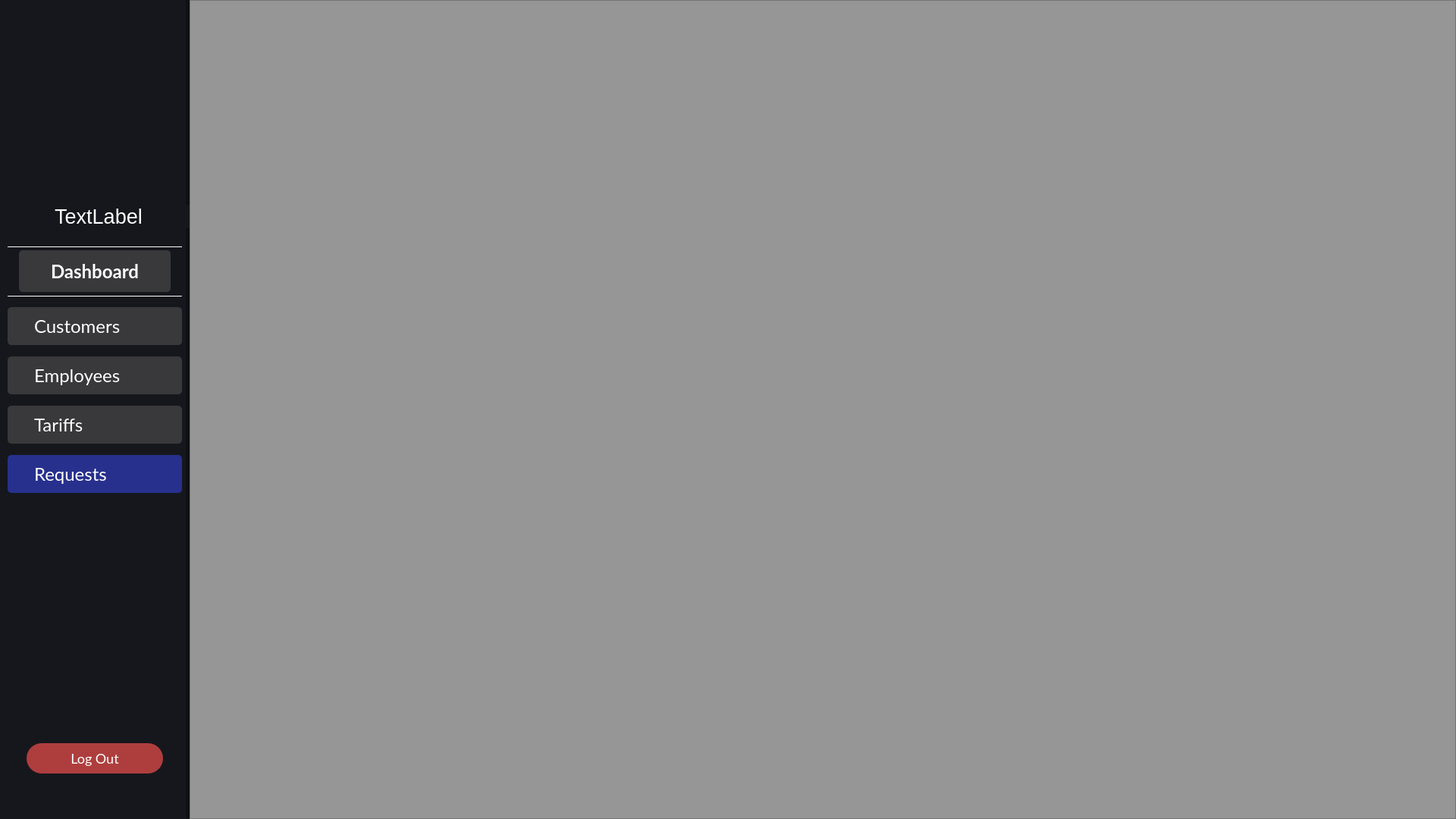
<?xml version="1.0" encoding="UTF-8"?>
<ui version="4.0">
 <class>RequestsPage</class>
 <widget class="QWidget" name="RequestsPage">
  <property name="geometry">
   <rect>
    <x>0</x>
    <y>0</y>
    <width>1920</width>
    <height>1080</height>
   </rect>
  </property>
  <property name="windowTitle">
   <string>Form</string>
  </property>
  <property name="styleSheet">
   <string notr="true">background-color:rgba(150, 150, 150, 1);</string>
  </property>
  <widget class="QWidget" name="side_bar_menu" native="true">
   <property name="geometry">
    <rect>
     <x>0</x>
     <y>0</y>
     <width>250</width>
     <height>1080</height>
    </rect>
   </property>
   <property name="sizePolicy">
    <sizepolicy hsizetype="Expanding" vsizetype="Expanding">
     <horstretch>0</horstretch>
     <verstretch>0</verstretch>
    </sizepolicy>
   </property>
   <property name="styleSheet">
    <string notr="true">border-right: 5px solid rgba(0, 0, 0, 0.3);
background-color:#16171C;</string>
   </property>
   <widget class="QLabel" name="profile_pic">
    <property name="geometry">
     <rect>
      <x>55</x>
      <y>70</y>
      <width>140</width>
      <height>140</height>
     </rect>
    </property>
    <property name="styleSheet">
     <string notr="true">
border:none;</string>
    </property>
    <property name="text">
     <string/>
    </property>
    <property name="scaledContents">
     <bool>true</bool>
    </property>
   </widget>
   <widget class="QPushButton" name="dashboard_btn">
    <property name="geometry">
     <rect>
      <x>25</x>
      <y>330</y>
      <width>200</width>
      <height>55</height>
     </rect>
    </property>
    <property name="font">
     <font>
      <family>Lato</family>
      <pointsize>-1</pointsize>
      <italic>false</italic>
      <bold>true</bold>
     </font>
    </property>
    <property name="styleSheet">
     <string notr="true">QPushButton {
    font-family: Lato;
    border: none;
	border-radius: 5px;
    background-color:rgba(80, 80, 80, 0.6);
    font-size: 24px;
    color: white;
    text-align: center;
}

QPushButton:hover {
    background-color: rgba(87, 91, 129, 1);
}
</string>
    </property>
    <property name="text">
     <string>Dashboard</string>
    </property>
    <property name="icon">
     <iconset>
      <normaloff>build/Desktop_Qt_6_8_2_MinGW_64_bit-Debug/img/dashboards.png</normaloff>build/Desktop_Qt_6_8_2_MinGW_64_bit-Debug/img/dashboards.png</iconset>
    </property>
    <property name="iconSize">
     <size>
      <width>30</width>
      <height>30</height>
     </size>
    </property>
    <property name="autoExclusive">
     <bool>false</bool>
    </property>
    <property name="flat">
     <bool>false</bool>
    </property>
   </widget>
   <widget class="QPushButton" name="customers_btn">
    <property name="geometry">
     <rect>
      <x>10</x>
      <y>405</y>
      <width>230</width>
      <height>50</height>
     </rect>
    </property>
    <property name="styleSheet">
     <string notr="true">QPushButton {
    font-family: Lato;
	padding-left:35px;
    border-radius: 5px;
	border:none;
    background-color:rgba(80, 80, 80, 0.6);
    font-size: 24px;
    color: white;
    text-align: left;
}

QPushButton:hover {
    background-color: rgba(87, 91, 129, 1);
}
</string>
    </property>
    <property name="text">
     <string>Customers</string>
    </property>
    <property name="icon">
     <iconset>
      <normaloff>build/Desktop_Qt_6_8_2_MinGW_64_bit-Debug/img/customers.png</normaloff>build/Desktop_Qt_6_8_2_MinGW_64_bit-Debug/img/customers.png</iconset>
    </property>
    <property name="iconSize">
     <size>
      <width>30</width>
      <height>30</height>
     </size>
    </property>
   </widget>
   <widget class="QLabel" name="side_menu_logo">
    <property name="geometry">
     <rect>
      <x>20</x>
      <y>210</y>
      <width>200</width>
      <height>55</height>
     </rect>
    </property>
    <property name="styleSheet">
     <string notr="true">border:none;</string>
    </property>
    <property name="text">
     <string/>
    </property>
    <property name="pixmap">
     <pixmap>img/company_name.svg</pixmap>
    </property>
    <property name="scaledContents">
     <bool>true</bool>
    </property>
   </widget>
   <widget class="QPushButton" name="employees_btn">
    <property name="geometry">
     <rect>
      <x>10</x>
      <y>470</y>
      <width>230</width>
      <height>50</height>
     </rect>
    </property>
    <property name="styleSheet">
     <string notr="true">QPushButton {
    font-family: Lato;
	padding-left:35px;
    border-radius: 5px;
	border:none;
    background-color:rgba(80, 80, 80, 0.6);
    font-size: 24px;
    color: white;
    text-align: left;
}

QPushButton:hover {
    background-color: rgba(87, 91, 129, 1);
}
</string>
    </property>
    <property name="text">
     <string>Employees</string>
    </property>
    <property name="icon">
     <iconset>
      <normaloff>build/Desktop_Qt_6_8_2_MinGW_64_bit-Debug/img/employee.png</normaloff>build/Desktop_Qt_6_8_2_MinGW_64_bit-Debug/img/employee.png</iconset>
    </property>
    <property name="iconSize">
     <size>
      <width>30</width>
      <height>30</height>
     </size>
    </property>
   </widget>
   <widget class="Line" name="line">
    <property name="geometry">
     <rect>
      <x>10</x>
      <y>390</y>
      <width>230</width>
      <height>1</height>
     </rect>
    </property>
    <property name="styleSheet">
     <string notr="true">background-color:white;</string>
    </property>
    <property name="orientation">
     <enum>Qt::Orientation::Horizontal</enum>
    </property>
   </widget>
   <widget class="QPushButton" name="tariffs_btn">
    <property name="geometry">
     <rect>
      <x>10</x>
      <y>535</y>
      <width>230</width>
      <height>50</height>
     </rect>
    </property>
    <property name="styleSheet">
     <string notr="true">QPushButton {
    font-family: Lato;
	padding-left:35px;
    border-radius: 5px;
	border:none;
    background-color:rgba(80, 80, 80, 0.6);
    font-size: 24px;
    color: white;
    text-align: left;
}

QPushButton:hover {
    background-color: rgba(87, 91, 129, 1);
}
</string>
    </property>
    <property name="text">
     <string>Tariffs</string>
    </property>
    <property name="icon">
     <iconset>
      <normaloff>build/Desktop_Qt_6_8_2_MinGW_64_bit-Debug/img/tariffs.png</normaloff>build/Desktop_Qt_6_8_2_MinGW_64_bit-Debug/img/tariffs.png</iconset>
    </property>
    <property name="iconSize">
     <size>
      <width>30</width>
      <height>30</height>
     </size>
    </property>
   </widget>
   <widget class="QPushButton" name="requests_btn">
    <property name="geometry">
     <rect>
      <x>10</x>
      <y>600</y>
      <width>230</width>
      <height>50</height>
     </rect>
    </property>
    <property name="styleSheet">
     <string notr="true">QPushButton {
    font-family: Lato;
	padding-left:35px;
    border-radius: 5px;
	border:none;
    background-color: rgba(39, 48, 141, 1);
    font-size: 24px;
    color: white;
    text-align: left;
}

QPushButton:hover {
    background-color: rgba(87, 91, 129, 1);
}
</string>
    </property>
    <property name="text">
     <string>Requests</string>
    </property>
    <property name="icon">
     <iconset>
      <normaloff>build/Desktop_Qt_6_8_2_MinGW_64_bit-Debug/img/requests.png</normaloff>build/Desktop_Qt_6_8_2_MinGW_64_bit-Debug/img/requests.png</iconset>
    </property>
    <property name="iconSize">
     <size>
      <width>30</width>
      <height>30</height>
     </size>
    </property>
   </widget>
   <widget class="QPushButton" name="log_out_btn">
    <property name="geometry">
     <rect>
      <x>35</x>
      <y>980</y>
      <width>180</width>
      <height>40</height>
     </rect>
    </property>
    <property name="styleSheet">
     <string notr="true">QPushButton {
    font-family: Lato;
	padding-left:0px;
    border-radius: 20px;
	border:none;
    background-color:rgba(174, 62, 62, 1);
    font-size: 18px;
    color: white;
    text-align: center;
}

QPushButton:hover {
    background-color: rgba(87, 91, 129, 1);
}
</string>
    </property>
    <property name="text">
     <string>Log Out</string>
    </property>
    <property name="iconSize">
     <size>
      <width>30</width>
      <height>30</height>
     </size>
    </property>
   </widget>
   <widget class="QLabel" name="name_label">
    <property name="geometry">
     <rect>
      <x>0</x>
      <y>270</y>
      <width>250</width>
      <height>30</height>
     </rect>
    </property>
    <property name="font">
     <font>
      <pointsize>20</pointsize>
     </font>
    </property>
    <property name="styleSheet">
     <string notr="true">border:none;
color:white;
padding-left:10px;
text-align:center;</string>
    </property>
    <property name="text">
     <string>TextLabel</string>
    </property>
    <property name="alignment">
     <set>Qt::AlignmentFlag::AlignCenter</set>
    </property>
   </widget>
   <zorder>dashboard_btn</zorder>
   <zorder>customers_btn</zorder>
   <zorder>side_menu_logo</zorder>
   <zorder>employees_btn</zorder>
   <zorder>profile_pic</zorder>
   <zorder>line</zorder>
   <zorder>tariffs_btn</zorder>
   <zorder>requests_btn</zorder>
   <zorder>log_out_btn</zorder>
   <zorder>name_label</zorder>
  </widget>
  <widget class="Line" name="line_2">
   <property name="geometry">
    <rect>
     <x>10</x>
     <y>325</y>
     <width>230</width>
     <height>1</height>
    </rect>
   </property>
   <property name="styleSheet">
    <string notr="true">background-color:white;</string>
   </property>
   <property name="orientation">
    <enum>Qt::Orientation::Horizontal</enum>
   </property>
  </widget>
  <widget class="QScrollArea" name="scrollArea">
   <property name="geometry">
    <rect>
     <x>250</x>
     <y>0</y>
     <width>1670</width>
     <height>1080</height>
    </rect>
   </property>
   <property name="widgetResizable">
    <bool>true</bool>
   </property>
   <widget class="QWidget" name="scrollAreaWidgetContents">
    <property name="geometry">
     <rect>
      <x>0</x>
      <y>0</y>
      <width>1668</width>
      <height>1078</height>
     </rect>
    </property>
    <widget class="QTableView" name="tableView">
     <property name="enabled">
      <bool>true</bool>
     </property>
     <property name="geometry">
      <rect>
       <x>0</x>
       <y>0</y>
       <width>1670</width>
       <height>1080</height>
      </rect>
     </property>
     <property name="styleSheet">
      <string notr="true">background-color:transparent;
color:black;
font-size:18px;
font-family:Arial;</string>
     </property>
    </widget>
   </widget>
  </widget>
 </widget>
 <resources/>
 <connections/>
</ui>
